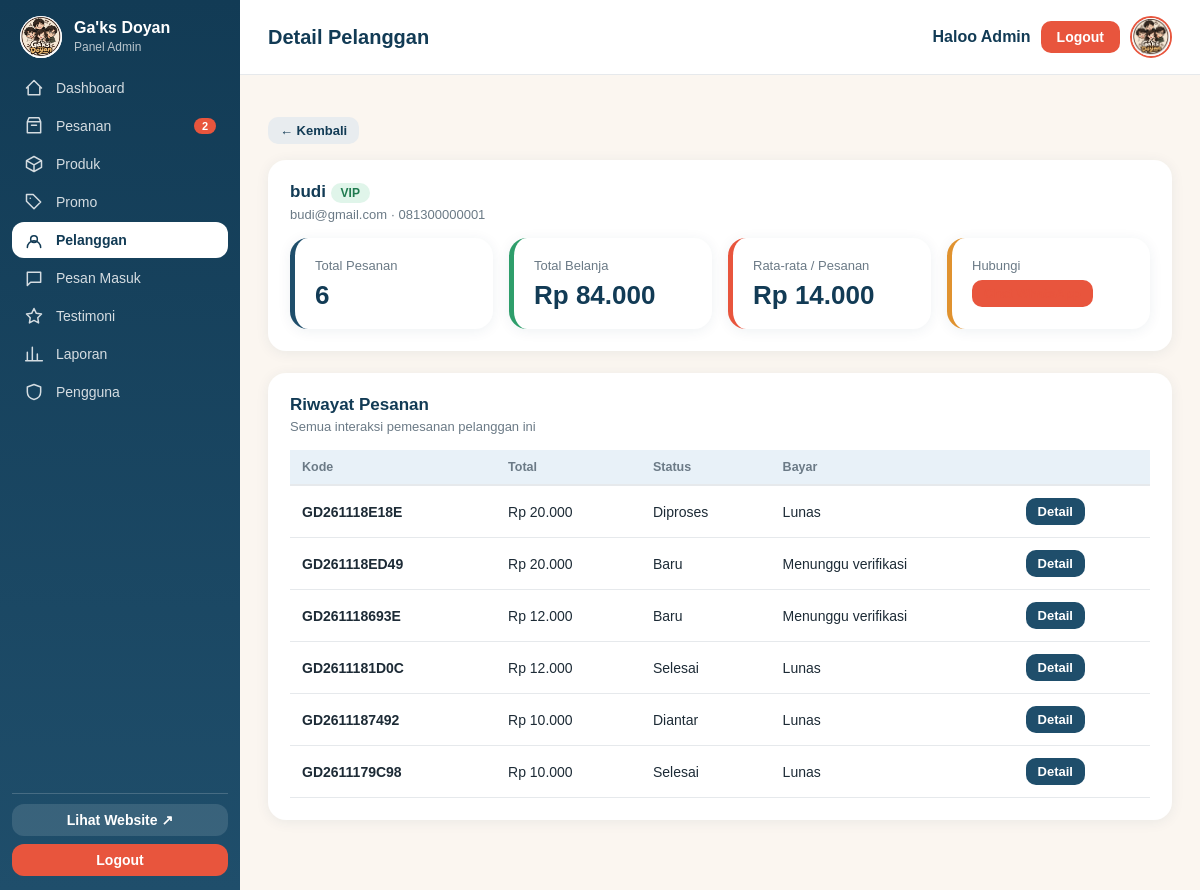
The page /admin/pelanggan.php?id=2 (signed in) on the database its author committed.
### tables this page shows
CREATE TABLE `users` (
  `id` int(11) NOT NULL,
  `nama` varchar(100) NOT NULL,
  `username` varchar(60) DEFAULT NULL,
  `email` varchar(120) NOT NULL,
  `password` varchar(255) NOT NULL,
  `telepon` varchar(30) DEFAULT NULL,
  `alamat` text DEFAULT NULL,
  `role` varchar(20) NOT NULL DEFAULT 'pelanggan',
  `created_at` timestamp NOT NULL DEFAULT current_timestamp()
);

CREATE TABLE `pesanan` (
  `id` int(11) NOT NULL,
  `kode` varchar(30) NOT NULL,
  `user_id` int(11) DEFAULT NULL,
  `nama_pelanggan` varchar(100) DEFAULT NULL,
  `no_hp` varchar(30) DEFAULT NULL,
  `alamat` text DEFAULT NULL,
  `metode_ambil` varchar(20) NOT NULL DEFAULT 'Antar',
  `metode_bayar` varchar(30) NOT NULL DEFAULT 'Transfer Bank',
  `subtotal` int(11) NOT NULL DEFAULT 0,
  `ongkir` int(11) NOT NULL DEFAULT 0,
  `total` int(11) NOT NULL DEFAULT 0,
  `status` varchar(20) NOT NULL DEFAULT 'Baru',
  `status_bayar` varchar(30) NOT NULL DEFAULT 'Menunggu verifikasi',
  `catatan` text DEFAULT NULL,
  `created_at` timestamp NOT NULL DEFAULT current_timestamp()
);

### includes/skema.php (called while the page is built, shortened)
<?php
if (!function_exists('e')) { function e($s) { return htmlspecialchars((string)$s, ENT_QUOTES, 'UTF-8'); } }
if (!function_exists('hp_wa')) {
    function hp_wa($hp) {
        $d = preg_replace('/\D/', '', (string)$hp);
        if ($d !== '' && $d[0] === '0') $d = '62' . substr($d, 1);
        return $d;
    }
}
function daftar_kolom(mysqli $k, string $tabel): array {
    static $cache = [];
    if (isset($cache[$tabel])) return $cache[$tabel];
    $cache[$tabel] = [];
    $r = @$k->query("SHOW COLUMNS FROM `$tabel`");
    if ($r) while ($b = $r->fetch_assoc()) $cache[$tabel][] = $b['Field'];
    return $cache[$tabel];
}
function pilih_tabel(mysqli $k, array $kandidat): ?string {
    foreach ($kandidat as $t) if (daftar_kolom($k, $t)) return $t;
    return null;
}
function pilih_kolom(mysqli $k, string $tabel, array $kandidat): ?string {
    $ada = daftar_kolom($k, $tabel);
    foreach ($kandidat as $c) if (in_array($c, $ada, true)) return $c;
    return null;
}
function f(array $baris, array $kandidat, $bawaan = '') {
    foreach ($kandidat as $c) if (array_key_exists($c, $baris) && $baris[$c] !== null && $baris[$c] !== '') return $baris[$c];
    return $bawaan;
}

### includes/grafik.php (called while the page is built, shortened)
<?php
require_once __DIR__ . '/skema.php';
function kolom_pesanan(mysqli $k): array {
    return [
        'tgl'   => pilih_kolom($k, 'pesanan', ['created_at','tanggal','tgl_pesanan','waktu_pesan','dibuat','tanggal_pesan']),
        'total' => pilih_kolom($k, 'pesanan', ['total','total_harga','grand_total','total_bayar']),
        'user'  => pilih_kolom($k, 'pesanan', ['user_id','pelanggan_id','id_user','customer_id']),
    ];
}

### config/koneksi.php (called while the page is built, shortened)
<?php
function rupiah($angka) {
    return "Rp " . number_format($angka, 0, ',', '.');
}
?>

### admin/pelanggan.php (the view, shortened to what this page needs)
<?php
require_once '../config/koneksi.php';
require_once '../includes/grafik.php';
$tu = pilih_tabel($koneksi, ['users','user','pengguna','akun']);
$c  = kolom_pesanan($koneksi);
$kHp   = $tu ? pilih_kolom($koneksi, $tu, ['telepon','no_hp','hp','no_telp','whatsapp']) : null;
function segmen(int $n, int $belanja): array {
    if ($n >= 5 || $belanja >= 500000) return ['VIP', 'hijau'];
    return ['Belum beli', 'abu'];
}
$id = (int)($_GET['id'] ?? 0);
if ($tu && $id && $c['user']) {
    $st = $koneksi->prepare("SELECT * FROM `$tu` WHERE id=?"); $st->bind_param('i', $id); $st->execute();
    $u = $st->get_result()->fetch_assoc();
    if ($u) {
        $riw = [];
        $st = $koneksi->prepare("SELECT * FROM pesanan WHERE `{$c['user']}`=? ORDER BY id DESC"); $st->bind_param('i', $id); $st->execute();
        $r = $st->get_result(); $belanja = 0;
        while ($b = $r->fetch_assoc()) { $riw[] = $b; if (($b['status'] ?? '') !== 'Batal') $belanja += (int)f($b, ['total','total_harga','grand_total','total_bayar'], 0); }
        [$sg, $sk] = segmen(count($riw), $belanja);
        $hp = $kHp ? (string)($u[$kHp] ?? '') : '';
        include '../includes/admin_header.php'; ?>
        <p><a class="ad-btn kecil abu" href="pelanggan.php">&larr; Kembali</a></p>
        <div class="ad-card">
          <h2><?= e(f($u, ['nama','name','username'], 'Pelanggan')) ?> <span class="ad-badge <?= $sk ?>"><?= $sg ?></span></h2>
          <p class="ad-sub"><?= e($u['email'] ?? '') ?><?= $hp ? ' &middot; ' . e($hp) : '' ?></p>
          <div class="ad-stat" style="margin:0">
            <div class="ad-st"><small>Total Pesanan</small><b><?= count($riw) ?></b></div>
            <div class="ad-st h"><small>Total Belanja</small><b><?= rupiah($belanja) ?></b></div>
            <div class="ad-st c"><small>Rata-rata / Pesanan</small><b><?= rupiah(count($riw) ? intdiv($belanja, count($riw)) : 0) ?></b></div>
            <div class="ad-st k"><small>Hubungi</small><b style="font-size:16px"><?= $hp ? '<a class="ad-btn kecil" target="_blank" href="' . e('https://wa.me/' . hp_wa($hp) . '?text=' . rawurlencode('Halo ' . f($u, ['nama'], '') . ', terima kasih sudah memesan di ' . NAMA_BRAND . '!')) . '">Chat WhatsApp</a>' : '-' ?></b></div>
          </div>
        </div>
        <div class="ad-card"><h2>Riwayat Pesanan</h2><p class="ad-sub">Semua interaksi pemesanan pelanggan ini</p>
        <?php if (!$riw): ?><div class="ad-kosong">Belum pernah memesan.</div><?php else: ?>
        <div class="ad-scroll"><table class="ad-tabel"><tr><th>Kode</th><th>Total</th><th>Status</th><th>Bayar</th><th></th></tr>
        <?php foreach ($riw as $p): ?><tr>
          <td><b><?= e(f($p, ['kode','kode_pesanan'], '#' . $p['id'])) ?></b></td>
          <td><?= rupiah((int)f($p, ['total','total_harga','grand_total','total_bayar'], 0)) ?></td>
          <td><?= e($p['status'] ?? '') ?></td><td><?= e($p['status_bayar'] ?? '-') ?></td>
          <td><a class="ad-btn kecil biru" href="pesanan_detail.php?id=<?= (int)$p['id'] ?>">Detail</a></td></tr>
        <?php endforeach; ?></table></div><?php endif; ?></div>
        <?php include '../includes/admin_footer.php'; exit;
    }
}
include '../includes/admin_header.php'; ?>
<?php include '../includes/admin_footer.php'; ?>

### assets/css/admin.css (style rules this page uses)
:root { --navy: #123b55; --navy2: #1f4e6b; --navy3: #2a6489; --coral: #e8553d; --coral-dark: #cc4128; --coral-lt: #fdebe6; --latar: #f4f6f9; --garis: #e7ebf0; --teks: #1e2a36; --abu: #6b7886; --merah: #d64545; --biru: #1f4e6b; --biru-gelap: #123b55; --biru-muda: #e8f1f8; --oranye: #e8553d; }
* { box-sizing: border-box; font-family: "Poppins", Arial, sans-serif; }
body { margin: 0; background: var(--latar); color: var(--teks); }
table { width: 100%; border-collapse: collapse; font-size: 14px; }
th, td { padding: 13px 12px; text-align: left; border-bottom: 1px solid var(--garis); }
th { background: var(--biru-muda); color: var(--navy2); font-weight: 600; font-size: 13px; }

### assets/css/admin-extra.css (style rules this page uses)
:root { --ad-navy: #123b55; --ad-navy2: #1f4e6b; --ad-coral: #e8553d; --ad-krem: #fbf6f0; --ad-teks: #1d2b36; --ad-abu: #6b7a86; --ad-garis: #e6e9ec; --ad-hijau: #2e9e6b; --ad-kuning: #e0922f; }
body.ad { display: block; margin: 0; background: var(--ad-krem); color: var(--ad-teks); font-family: "Segoe UI", system-ui, sans-serif; min-height: 100vh; }
.ad-card { background: #fff; border-radius: 18px; padding: 22px; box-shadow: 0 2px 14px rgba(18, 59, 85, 0.07); margin-bottom: 22px; }
.ad-card h2 { margin: 0 0 4px; font-size: 17px; color: var(--ad-navy); }
.ad-sub { color: var(--ad-abu); font-size: 13px; margin: 0 0 16px; }
.ad-stat { display: grid; grid-template-columns: repeat(4, 1fr); gap: 16px; margin-bottom: 22px; }
.ad-st { background: #fff; border-radius: 18px; padding: 18px 20px; box-shadow: 0 2px 14px rgba(18, 59, 85, 0.07); border-left: 5px solid var(--ad-navy2); }
.ad-st.c { border-color: var(--ad-coral); }
.ad-st.h { border-color: var(--ad-hijau); }
.ad-st.k { border-color: var(--ad-kuning); }
.ad-st small { color: var(--ad-abu); font-size: 13px; }
.ad-st b { display: block; font-size: 26px; margin-top: 6px; color: var(--ad-navy); }
.ad-st a { font-size: 12px; color: var(--ad-coral); text-decoration: none; font-weight: 600; }
.ad-tabel { width: 100%; border-collapse: collapse; font-size: 14px; }
.ad-tabel th { text-align: left; color: var(--ad-abu); font-weight: 600; font-size: 12.5px; padding: 10px 12px; border-bottom: 2px solid var(--ad-garis); white-space: nowrap; }
.ad-tabel td { padding: 12px; border-bottom: 1px solid var(--ad-garis); vertical-align: middle; }
.ad-scroll { overflow-x: auto; }
.ad-badge { display: inline-block; padding: 3px 10px; border-radius: 20px; font-size: 12px; font-weight: 700; background: #e8eef3; color: var(--ad-navy2); }
.ad-badge.hijau { background: #e0f5ea; color: #1f7a4f; }
.ad-btn { display: inline-block; border: 0; border-radius: 10px; padding: 10px 18px; font: inherit; font-weight: 700; font-size: 14px; cursor: pointer; background: var(--ad-coral); color: #fff; text-decoration: none; }
.ad-btn.biru { background: var(--ad-navy2); }
.ad-btn.abu { background: #e8ecef; color: var(--ad-navy); }
.ad-btn.kecil { padding: 6px 12px; font-size: 13px; }

### rows shown on the page
users: nama "budi", email "budi@gmail.com", telepon "081300000001"
pesanan: kode "GD261118E18E", total "Rp 20.000", status "Diproses", status_bayar "Lunas"
pesanan: kode "GD261118ED49", total "Rp 20.000", status "Baru", status_bayar "Menunggu verifikasi"
pesanan: kode "GD261118693E", total "Rp 12.000", status "Baru", status_bayar "Menunggu verifikasi"
pesanan: kode "GD2611181D0C", total "Rp 12.000", status "Selesai", status_bayar "Lunas"
pesanan: kode "GD2611187492", total "Rp 10.000", status "Diantar", status_bayar "Lunas"
pesanan: kode "GD2611179C98", total "Rp 10.000", status "Selesai", status_bayar "Lunas"

### other values the page prints
$t "Dashboard"
$t "Pesanan"
$lb "2"
$t "Produk"
$t "Promo"
$t "Pelanggan"
$t "Pesan Masuk"
$t "Testimoni"
$t "Laporan"
$t "Pengguna"
$_judul "Detail Pelanggan"
$sg "VIP"
count($riw) "6"
rupiah($belanja) "Rp 84.000"
rupiah(count($riw) ? intdiv($belanja, count($riw)) : 0) "Rp 14.000"
